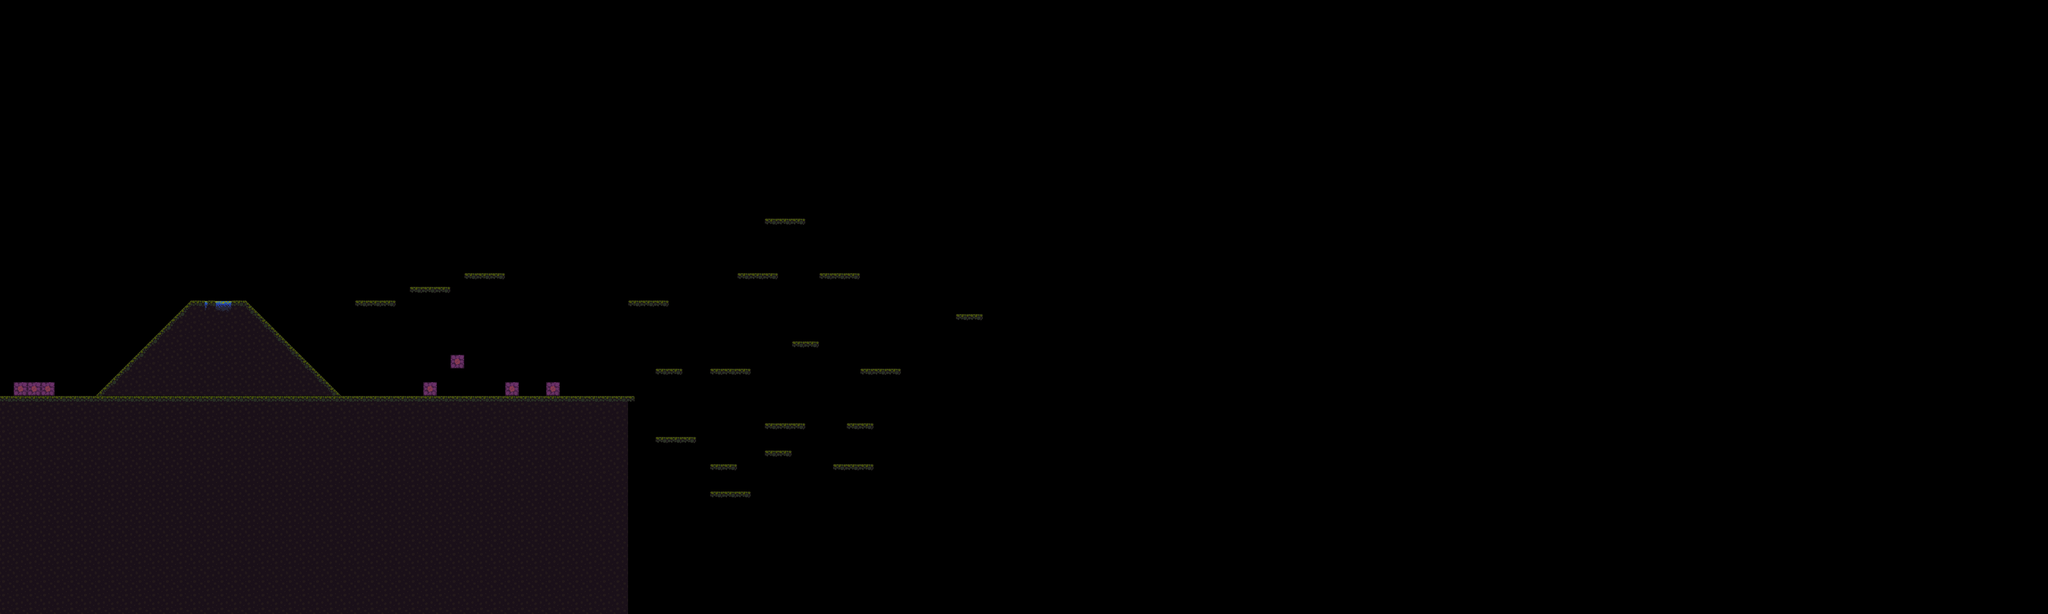

The image is a tile-based game level rendered from a .tmx file. Its description and source (layers, tilesets, objects; grid data summarised) follow:
An orthogonal 150x45 tile map with 32x32 px tiles, 1 tile layer (Terrain).

<map version="1.2" tiledversion="1.2.5" orientation="orthogonal" renderorder="right-down" width="150" height="45" tilewidth="32" tileheight="32" infinite="0" nextlayerid="3" nextobjectid="1">
 <tileset firstgid="1" name="Test Tileset" tilewidth="32" tileheight="32" tilecount="60" columns="10">
  <image source="test-tileset.png" width="320" height="192" />
 </tileset>
 <layer id="1" name="Terrain" width="150" height="45">
  <data>[6750 cells, 879 non-empty, 13 distinct tile ids]</data>
 </layer>
</map>
